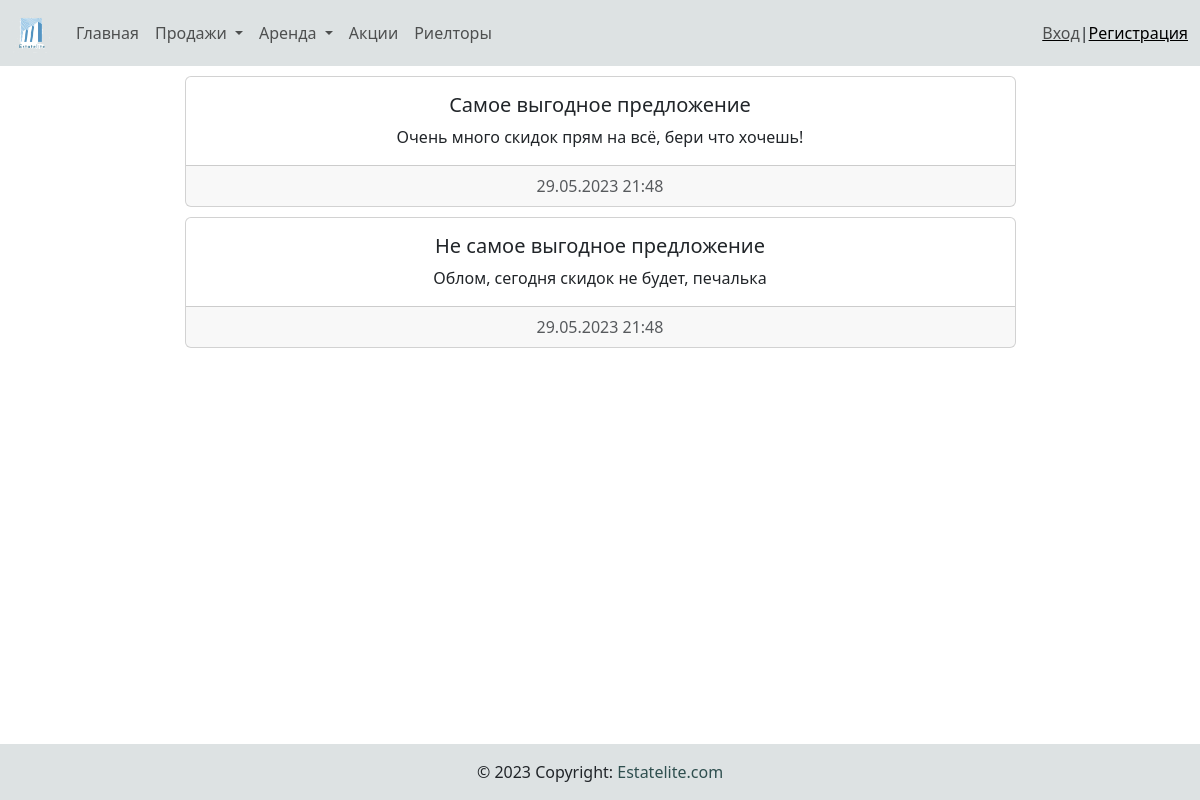
The page /discounts_list/ on the database its author committed.
### main/models.py (models this page shows, shortened)
class Discount(models.Model):
    title = models.CharField(max_length=100)
    description = models.TextField()
    date_create = models.DateTimeField(auto_now_add=True)
    active = models.BooleanField(default=True)

### main/views.py (the view)
# urls.py: path('discounts_list/', discount_list, name='discount'),
def discount_list(request):
    discounts = Discount.objects.all()
    return render(request, 'main/discounts_list.html', {'disc_list': discounts})

### main/templatetags/navbar_tags.py (called while the page is built)
@register.simple_tag()
def filtered_category_sale():
    dict_category = {
        'residential': [],
        'country': [],
        'commercial': [],
    }
    sale_category = Category.objects.filter(type_category='ПРОДАЖА')
    for s_cat in sale_category:
        if s_cat.subtype_category == 0:
            dict_category['residential'].append(s_cat)
        elif s_cat.subtype_category == 1:
            dict_category['country'].append(s_cat)
        else:
            dict_category['commercial'].append(s_cat)
    return dict_category

@register.simple_tag()
def filtered_category_rent():
    dict_category = {
        'residential': [],
        'country': [],
        'commercial': [],
    }
    rent_category = Category.objects.filter(type_category='АРЕНДА')
    for s_cat in rent_category:
        if s_cat.subtype_category == 0:
            dict_category['residential'].append(s_cat)
        elif s_cat.subtype_category == 1:
            dict_category['country'].append(s_cat)
        else:
            dict_category['commercial'].append(s_cat)
    return dict_category

@register.simple_tag()
def get_login_form():
    return UserLoginForm()

### main/templates/main/discounts_list.html
{% extends 'base.html' %}
{% load static %}
{% block content %}
<div class="container">
    {% if disc_list %}
        {% for item in disc_list %}
            {% if item.active %}
                <div class="row justify-content-center" style="margin-top: 10px;">
                    <div class="col-9">
                        <div class="card text-center">
                            <div class="card-body">
                            <h5 class="card-title">{{ item.title }}</h5>
                            <p class="card-text">{{ item.description }}</p>
                            </div>
                            <div class="card-footer text-muted">
                            {{ item.date_create|date:"d.m.Y H:i" }}
                            </div>
                        </div>
                    </div>
                </div>
            {% endif %}
        {% endfor %}
    {% else %}
        <h5>
            Сейчас нет активных акций.
        </h5>
    {% endif %}
</div>
{% endblock %}

### rows shown on the page
Discount: title "Самое выгодное предложение", description "Очень много скидок прям на всё, бери что хочешь!", date_create "29.05.2023 21:48"
Discount: title "Не самое выгодное предложение", description "Облом, сегодня скидок не будет, печалька", date_create "29.05.2023 21:48"
